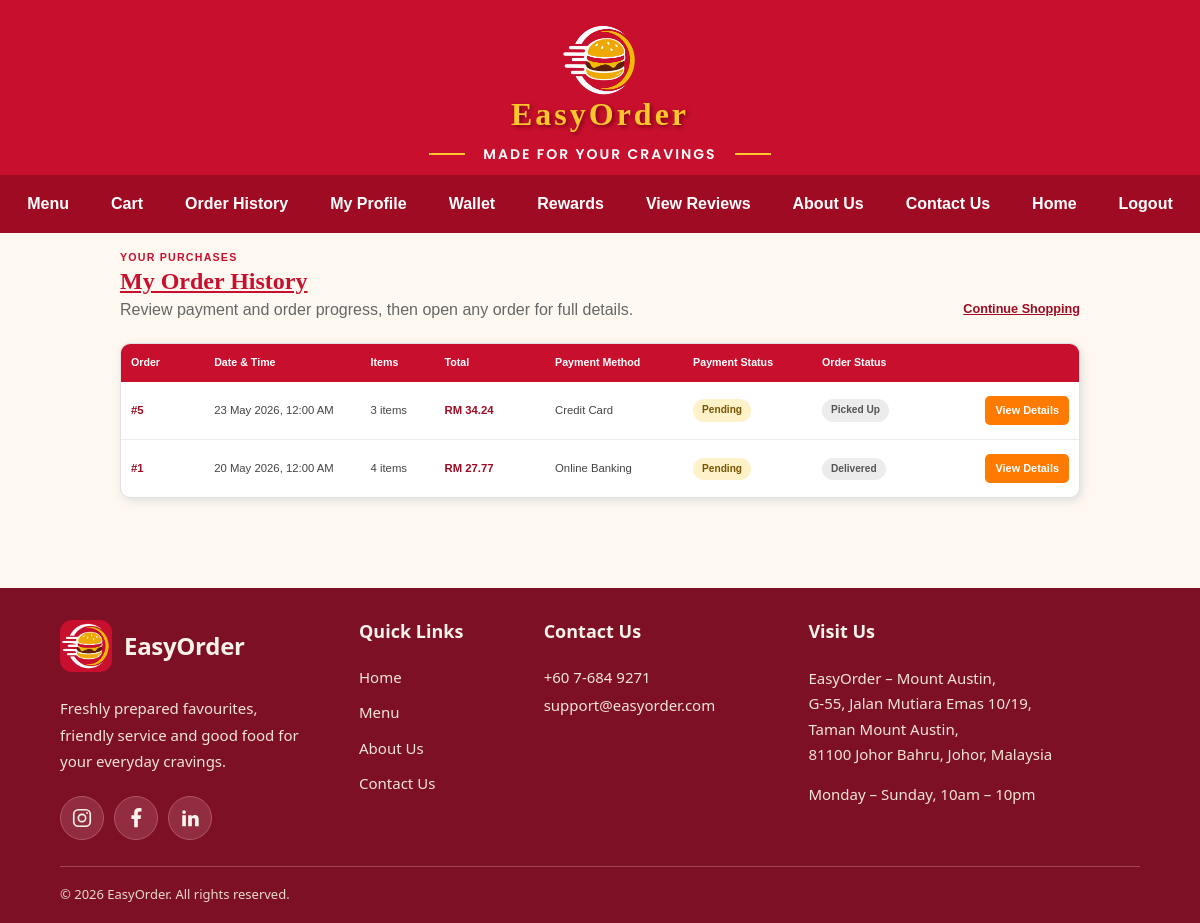
Before: /order_history.php (signed in) with the older database file.
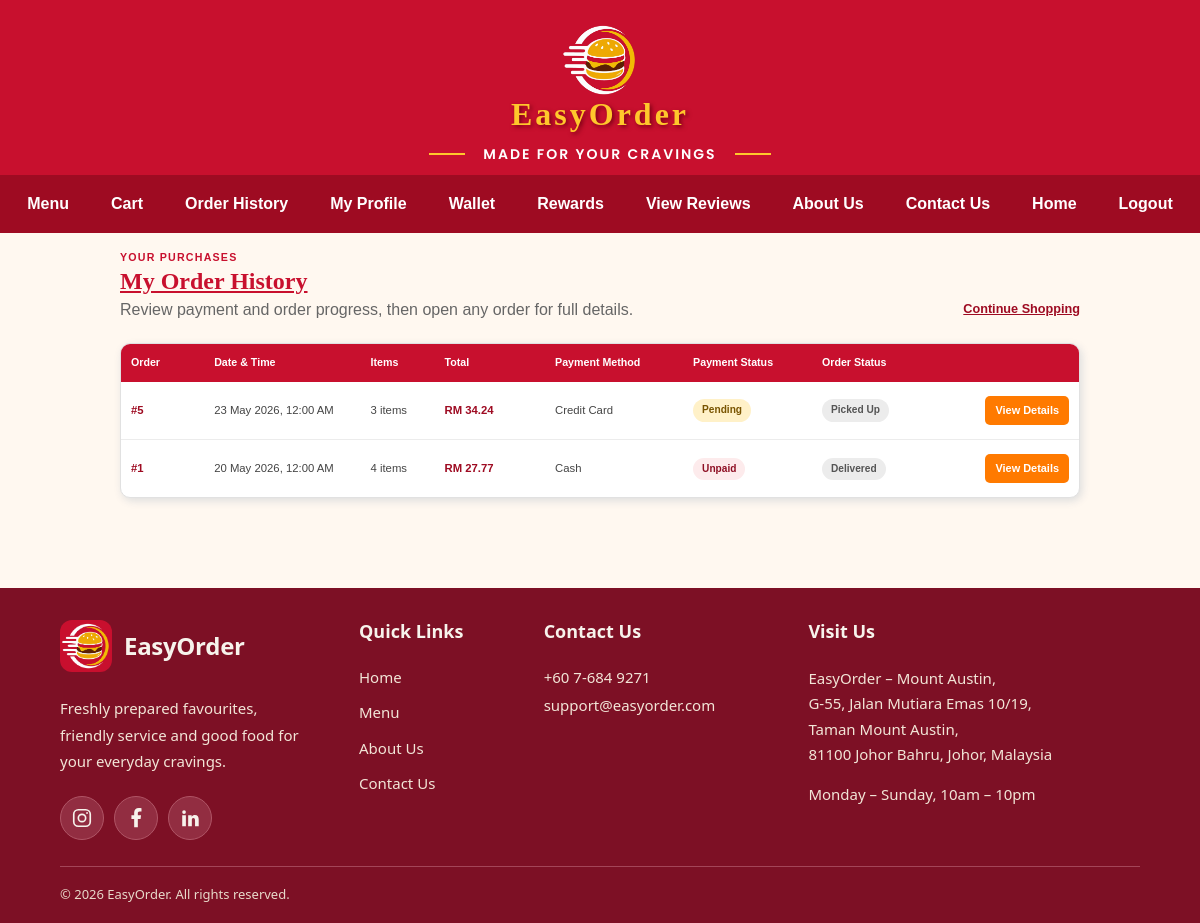
After: the same page with the newer database file.
### tables this page shows
CREATE TABLE `orders` (
  `order_id` int(11) NOT NULL,
  `order_customer` int(11) NOT NULL,
  `order_date` datetime NOT NULL,
  `order_total` decimal(7,2) NOT NULL,
  `order_payment` varchar(20) NOT NULL,
  `order_payment_status` varchar(20) NOT NULL DEFAULT 'Pending',
  `order_delivery` varchar(5) NOT NULL,
  `order_address` varchar(255) NOT NULL,
  `order_status` varchar(20) NOT NULL,
  `order_isDelete` int(1) NOT NULL DEFAULT 0
);

### order_history.php (the view, shortened to what this page needs)
<?php
require_once(__DIR__."/customer_navigation.php");
$mid = (int)$_SESSION["customer_id"];
$orders = array();
$history_error = "";
function order_history_html($value)
{
	return htmlspecialchars((string)$value,ENT_QUOTES,"ISO-8859-1");
}
function order_history_datetime($value)
{
	$timestamp = strtotime((string)$value);
	return $timestamp===false ? "Unavailable" : date("d M Y, h:i A",$timestamp);
}
function order_history_status_class($status,$group)
{
	$normalised = strtolower(trim((string)$status));
	$known = array(
		"payment" => array("paid","pending","unpaid","failed"),
		"order" => array("preparing","delivery","completed","cancelled")
	);
	if(isset($known[$group]) && in_array($normalised,$known[$group],true))
	{
		return "order-status-".$normalised;
	}
	return "order-status-neutral";
}
$history_sql = "SELECT o.order_id,o.order_date,o.order_total,o.order_payment,o.order_payment_status,o.order_status,"
	."COALESCE(p.payment_status,o.order_payment_status) AS display_payment_status,"
	."(SELECT COALESCE(SUM(oi.item_qty),0) FROM order_items oi WHERE oi.item_order=o.order_id) AS total_item_qty "
	."FROM orders o LEFT JOIN payments p ON p.payment_order=o.order_id "
	."WHERE o.order_customer=? AND o.order_isDelete=0 "
	."ORDER BY o.order_date DESC,o.order_id DESC";
$history_stmt = mysqli_prepare($connect,$history_sql);
if($history_stmt)
{
	mysqli_stmt_bind_param($history_stmt,"i",$mid);
	if(mysqli_stmt_execute($history_stmt))
	{
		$history_result = mysqli_stmt_get_result($history_stmt);
		while($history_row = mysqli_fetch_assoc($history_result))
		{
			$orders[] = $history_row;
		}
	}
	else
	{
		$history_error = "Your order history is temporarily unavailable. Please try again.";
	}
}
else
{
	$history_error = "Your order history is temporarily unavailable. Please try again.";
}
?>
<!DOCTYPE html>
<html lang="en">
<head>
<link rel="stylesheet" href="style.css?v=20261024-shell1">
</head>
<body>
<?php easyorder_render_customer_header(); ?>
<div id="navbar" class="customer-site-navbar">
<?php easyorder_render_customer_navigation_links(isset($_SESSION["customer_id"])); ?>
</div>
<main id="main">
<div class="order-page-heading">
<div>
<p class="checkout-step-label">YOUR PURCHASES</p>
<h2 class="section-title">My Order History</h2>
<p class="intro">Review payment and order progress, then open any order for full details.</p>
</div>
<a class="order-heading-link" href="category.php">Continue Shopping</a>
</div>
<?php if($history_error!=="") { ?>
<div class="checkout-message checkout-message-error" role="alert"><?php echo order_history_html($history_error); ?></div>
<?php } else if(count($orders)>0) { ?>
<section class="order-history-card" aria-label="Customer orders">
<table class="order-history-table">
<thead>
<tr>
<th scope="col">Order</th>
<th scope="col">Date &amp; Time</th>
<th scope="col">Items</th>
<th scope="col">Total</th>
<th scope="col">Payment Method</th>
<th scope="col">Payment Status</th>
<th scope="col">Order Status</th>
<th scope="col"><span class="checkout-visually-hidden">Order action</span></th>
</tr>
</thead>
<tbody>
<?php foreach($orders as $order) { ?>
<?php
$payment_status = (string)$order["display_payment_status"];
$order_status = (string)$order["order_status"];
?>
<tr>
<td><strong class="order-number">#<?php echo (int)$order["order_id"]; ?></strong></td>
<td><time datetime="<?php echo order_history_html(date("c",strtotime($order["order_date"]))); ?>"><?php echo order_history_html(order_history_datetime($order["order_date"])); ?></time></td>
<td><?php echo (int)$order["total_item_qty"]; ?> item<?php echo (int)$order["total_item_qty"]===1 ? "" : "s"; ?></td>
<td><strong class="order-total">RM <?php echo number_format((float)$order["order_total"],2); ?></strong></td>
<td><?php echo order_history_html($order["order_payment"]); ?></td>
<td><span class="order-status-badge <?php echo order_history_status_class($payment_status,"payment"); ?>"><?php echo order_history_html($payment_status); ?></span></td>
<td><span class="order-status-badge <?php echo order_history_status_class($order_status,"order"); ?>"><?php echo order_history_html($order_status); ?></span></td>
<td class="order-history-action"><a href="order_details.php?order_id=<?php echo (int)$order["order_id"]; ?>">View Details</a></td>
</tr>
<?php } ?>
</tbody>
</table>
</section>
<?php } ?>
</main>
<?php easyorder_render_customer_footer(isset($_SESSION["customer_id"])); ?>
</body>
</html>

### customer_navigation.php (shortened to what this page needs)
<?php
function easyorder_render_customer_navigation_links($customer_logged_in,$current_page=null)
{
	$current_page = $current_page ?? basename($_SERVER["SCRIPT_NAME"] ?? "index.php");
	$links = $customer_logged_in
		? array(
			array("category.php","Menu"),
			array("cart.php","Cart"),
			array("order_history.php","Order History"),
			array("profile.php","My Profile"),
			array("wallet.php","Wallet"),
			array("reward.php","Rewards"),
			array("view_review.php","View Reviews"),
			array("about.php","About Us"),
			array("contact.php","Contact Us"),
			array("index.php","Home"),
			array("logout.php","Logout")
		)
		: array(
			array("login.php","Login"),
			array("register.php","Sign Up"),
			array("./","Home"),
			array("guest_menu.php","Menu"),
			array("about.php","About Us"),
			array("contact.php","Contact Us")
		);
	foreach($links as $link)
	{
		$confirmation = $link[0]==="logout.php"
			? ' onclick="return confirm(\'Are you sure you want to logout?\')"'
			: "";
		$link_page = $link[0]==="./" ? "index.php" : $link[0];
		$current = $current_page===$link_page ? ' aria-current="page"' : "";
		echo '<a href="'.$link[0].'"'.$current.$confirmation.'>'.$link[1]."</a>\n";
	}
}
function easyorder_render_customer_header()
{
?>
<div id="header" class="customer-site-header">
<img src="image/logo.jpg" width="80" height="80" alt="EasyOrder Logo" title="EasyOrder">
<h1>EasyOrder</h1>
<p class="brand-tagline">MADE FOR YOUR CRAVINGS</p>
</div>
<?php
}
function easyorder_render_customer_footer($customer_logged_in)
{
    $menu_url = $customer_logged_in ? "category.php" : "guest_menu.php";
?>
<footer class="home-footer">
<div class="home-footer-container">
<div class="home-footer-grid">
<section aria-label="About EasyOrder">
<div class="home-footer-brand">
<img src="image/logo.jpg" width="52" height="52" alt="">
<h2>EasyOrder</h2>
</div>
<p class="home-footer-description">Freshly prepared favourites, friendly service and good food for your everyday cravings.</p>
<div class="home-footer-social">
<a href="https://www.instagram.com/" target="_blank" rel="noopener noreferrer" aria-label="Instagram official website (opens in a new tab)" title="Instagram">
<svg viewBox="0 0 24 24" fill="none" stroke="currentColor" stroke-width="1.8" aria-hidden="true" focusable="false">
<rect x="3" y="3" width="18" height="18" rx="5"/>
<circle cx="12" cy="12" r="4"/>
<circle cx="17.5" cy="6.5" r="1" fill="currentColor" stroke="none"/>
</svg>
</a>
<a href="https://www.facebook.com/" target="_blank" rel="noopener noreferrer" aria-label="Facebook official website (opens in a new tab)" title="Facebook">
<svg viewBox="0 0 24 24" fill="currentColor" aria-hidden="true" focusable="false">
<path d="M14 22v-9h3l.5-4H14V7c0-1.2.4-2 2-2h2V1.4C17.3 1.2 16.2 1 15 1c-3 0-5 1.8-5 5v3H7v4h3v9z"/>
</svg>
</a>
<a href="https://www.linkedin.com/" target="_blank" rel="noopener noreferrer" aria-label="LinkedIn official website (opens in a new tab)" title="LinkedIn">
<svg viewBox="0 0 24 24" fill="currentColor" aria-hidden="true" focusable="false">
<circle cx="5.5" cy="5.5" r="2"/>
<path d="M3.5 9h4v12h-4zM10 9h3.8v1.6c.8-1.2 2-1.9 3.6-1.9 3 0 4.1 1.8 4.1 5V21h-4v-6.4c0-1.6-.4-2.7-1.9-2.7-1.4 0-1.6 1.1-1.6 2.7V21h-4z"/>
</svg>
</a>
</div>
</section>
<nav class="home-footer-links" aria-labelledby="home-footer-links-title">
<h3 id="home-footer-links-title">Quick Links</h3>
<ul>
<li><a href="./">Home</a></li>
<li><a href="<?php echo $menu_url; ?>" data-customer-menu-link>Menu</a></li>
<li><a href="about.php">About Us</a></li>
<li><a href="contact.php">Contact Us</a></li>
</ul>
</nav>
<section aria-labelledby="home-footer-contact-title">
<h3 id="home-footer-contact-title">Contact Us</h3>
<div class="home-footer-contact">
<span>+60 7-684 9271</span>
<span>support@easyorder.com</span>
</div>
</section>
<section aria-labelledby="home-footer-visit-title">
<h3 id="home-footer-visit-title">Visit Us</h3>
<address>
EasyOrder &ndash; Mount Austin,<br>
G-55, Jalan Mutiara Emas 10/19,<br>
Taman Mount Austin,<br>
81100 Johor Bahru, Johor, Malaysia
</address>
<div class="home-footer-hours">
<p>Monday &ndash; Sunday, 10am &ndash; 10pm</p>
</div>
</section>
</div>
<div class="home-footer-bottom">
<p>&copy; 2026 EasyOrder. All rights reserved.</p>
</div>
</div>
</footer>
<?php
}

Changed rows visible on the page:
changed orders "Delivered": order_payment "Online Banking" → "Cash"; payment_status "Pending" → "Unpaid"
